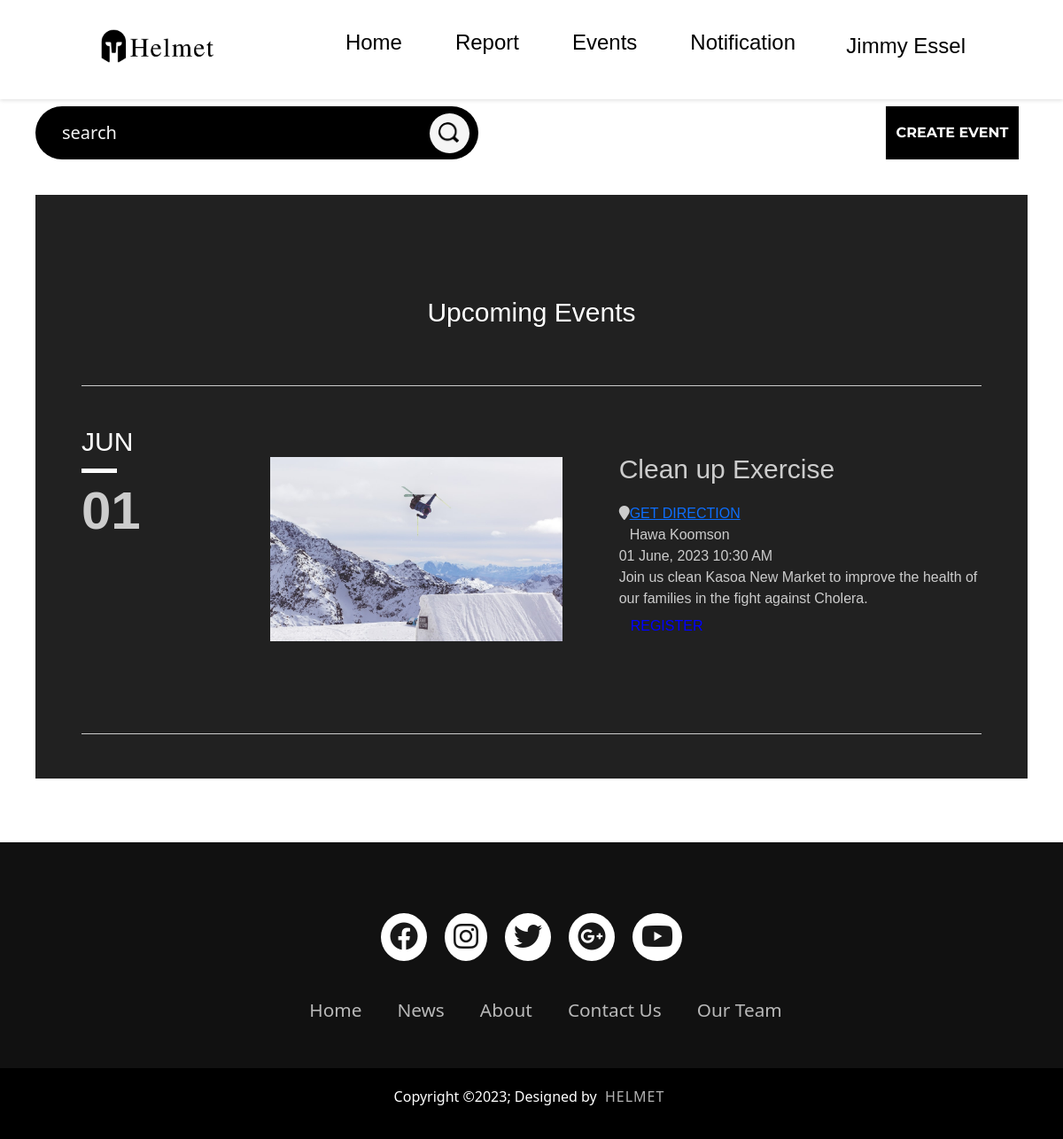
Page /Jkessel/events on the committed database.
### tables this page shows
CREATE TABLE AUTHORS(
    id INTEGER PRIMARY KEY AUTOINCREMENT,
    Name TEXT NOT NULL,
    Username TEXT NOT NULL UNIQUE,
    Email TEXT NOT NULL UNIQUE,
    Pwd TEXT NOT NULL
);

CREATE TABLE EVENTS(
    id INTEGER PRIMARY KEY AUTOINCREMENT,
    Title TEXT NOT NULL,
    Datetime DATETIME,
    Desc TEXT NOT NULL,
    Organizer TEXT NOT NULL,
    Loc TEXT NOT NULL,
    Img TEXT NOT NULL,
    Month TEXT NOT NULL,
    Date TEXT NOT NULL
);

### app.py (the view)
@app.route('/<username>/events', methods=['GET', 'POST'])
def user_events(username):
    current_datetime = datetime.now().strftime("%Y-%m-%d %H:%M:%S")
    events = allEvents(current_datetime)
    author = find_author(username)
    if author:
        author = author[0]
    if request.method == 'POST':
        phrase = request.form.get('q')
        if phrase != '':
            date_time = datetime.now().strftime("%Y-%m-%d %H:%M:%S")
            events = searchEvents(phrase, date_time)
    return render_template('event.html', user=username, author=author, events=events)

### app.py (called while the page is built)
@app.teardown_appcontext
def close_connection(exception):
    db = getattr(g, '_database', None)
    if db is not None:
        db.close()

### helper.py (called while the page is built)
def get_db():
    db = getattr(g, '_database', None)
    if db is None:
        db = g._database = sqlite3.connect(DATABASE_FILE)
        db.row_factory = sqlite3.Row
    return db

def db_query(query, args=(), one=False):
    cur = get_db().execute(query, args)
    rv = cur.fetchall()
    cur.close()
    return (rv[0] if rv else None) if one else rv

### queries.py (called while the page is built)
def find_author(username):
    query = 'SELECT * FROM AUTHORS WHERE Username=?;'
    return db_query(query, [username])

def allEvents(date):
    query = """SELECT * FROM EVENTS WHERE Datetime >= ?"""
    result = db_query(query, [date])
    return result

### templates/event.html (shortened to what this page needs)
{% if user %}
  {% extends 'author.html' %}
  {% set hide_session = True %}
{% else %}
  {% extends 'base.html' %}
{% endif %}
{% block content %}
<section id="create_new_event">
  {% if user %}
    <form action="{{ url_for("user_events" , username=author[2]) }}" method="post" class="search-bar">
      <input type="text" placeholder="search" name="q">
      <button type="submit"><img src="/static/images/search.png" alt=""></button>
    </form>
  {% else %}
    <form action="{{ url_for("event") }}" method="post" class="search-bar">
      <input type="text" placeholder="search" name="q">
      <button type="submit"><img src="/static/images/search.png" alt=""></button>
    </form>
  {% endif %}
  {% if user %}
    <div class="create_event">
      <a href="/{{author[2]}}/add_event" id="create-event-btn">Create Event</a>
    </div>
  {% endif %}
</section>
<div class="page-event">
    <div class="container">
      <div class="upcoming-sec">
        <div class="heading">Upcoming Events</div>
      </div>
      {% for event in events %}
        <div class="upcoming-event-list">
          <div class="event-block">
            <div class="row">
              <div class="col-lg-2 sec-1">
                <table>
                  <tr>
                    <td>
                      <div class="month">{{event[7]}}</div>
                      <div class="month-date-devider"></div>
                      <div class="date">{{event[8][:2]}}</div>
                    </td>
                  </tr>
                </table>
              </div>
              <div class="col-lg-5 sec-2">
                <img src="/static/images/{{event[6]}}" />
              </div>
              <div class="col-lg-5 sec-3">
                <div class="title">{{event[1]}}</div>
                <div class="venue">
                  <table>
                    <tr>
                      <td><i class="fa fa-map-marker"></i></td>
                      <td>
                        <div class="dim-color">
                          <a href="https://www.google.co.in" target="blank">GET DIRECTION</a>
                        </div>
                        <div>{{event[4]}}</div>
                      </td>
                    </tr>
                  </table>
                </div>
                <div class="time">
                  <table>
                    <tr>
                      <td>
                        <div>{{event[8]}}</div>
                      </td>
                    </tr>
                  </table>
                </div>
                <div class="sort-story">{{event[3]}}</div>
                <div class="group-of-btn">
                  <a href="https://www.google.com" target="blank" class="btn book-ticket" id="register">REGISTER</a>
                </div>
              </div>
            </div>
          </div>
        </div>
      {% endfor %}
    </div>
  </div>
{% endblock %}

### templates/author.html (shortened to what this page needs)
<!DOCTYPE html>
<html>
<head>
    <link rel="stylesheet" href="{{ url_for('static', filename='css/style.css') }}">
    <link rel="stylesheet" href="https://cdnjs.cloudflare.com/ajax/libs/font-awesome/5.15.3/css/all.min.css">
    <link rel="stylesheet" href="https://cdn.jsdelivr.net/npm/bootstrap@5.2.3/dist/css/bootstrap.min.css">
    <link rel="stylesheet" href="https://cdn.jsdelivr.net/npm/bootstrap@5.2.3/dist/css/bootstrap.min.css">
    <link rel="stylesheet" href="https://cdnjs.cloudflare.com/ajax/libs/font-awesome/6.4.0/css/all.min.css">
</head>
<body>
    <header>
        <div class="Logo">
            <a href="{{ url_for('index') }}">
                <img src="{{ url_for('static', filename='images/Logo.png') }}" alt="Logo">
            </a>
        </div>
        <div class="Nav-links">
            <ul>
                <li><a href="/{{author[2]}}/home">Home</a></li>
                <li><a href="/{{author[2]}}/report">Report</a></li>
                <li><a href="/{{author[2]}}/events">Events</a></li>
                <li><a href="/{{author[2]}}/notification">Notification</a></li>
            </ul>
        </div>
        <div class="author">
            <h3>{{author[1]}}</h3>
        </div>
    </header>
    <div class="content">
        {% block content %}
        {% endblock %}
    </div>
    <section id="footer">
        <footer>
            <div class="footerContainer">
                <div class="socialIcons">
                    <a href="#"><i class="fa-brands fa-facebook"></i></a>
                    <a href="#"><i class="fa-brands fa-instagram"></i></a>
                    <a href="#"><i class="fa-brands fa-twitter"></i></a>
                    <a href="#"><i class="fa-brands fa-google-plus"></i></a>
                    <a href="#"><i class="fa-brands fa-youtube"></i></a>
                </div>
                <div class="footerNav">
                    <ul>
                        <li><a href="">Home</a></li>
                        <li><a href="">News</a></li>
                        <li><a href="">About</a></li>
                        <li><a href="">Contact Us</a></li>
                        <li><a href="">Our Team</a></li>
                    </ul>
                </div>
            </div>
            <div class="footerBottom">
                <p>Copyright &copy;2023; Designed by <span class="designer">Helmet</span></p>
            </div>
        </footer>
    </section>
</body>
</html>

### templates/event.html (style rules this page uses)
.sec-3 { padding-top: 3%; display: flex-start; }
#register { color: blue; }

### rows in the picture
AUTHORS: Name "Jimmy Essel"
EVENTS: Month "JUN", Date "01", Img (picture), Title "Clean up Exercise", Organizer "Hawa Koomson", Date "01 June, 2023 10:30 AM", Desc "Join us clean Kasoa New Market to improve the health of our families in the fight against Cholera."
